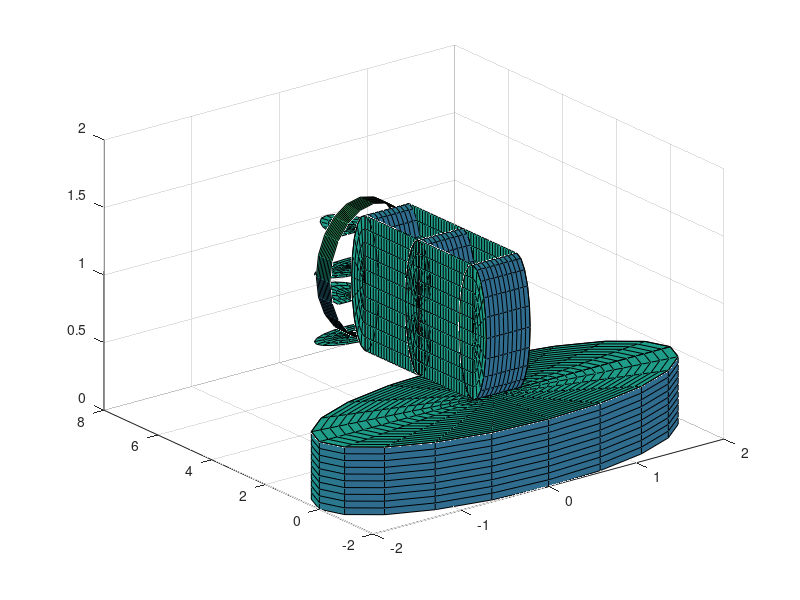

Source code (MATLAB): (Note: this script raises an error after producing the figure.)
function rob=bracito
%base

theta=0:0.1.*pi:2*pi;
rbase=0:0.1:2;
[rbm,tm]=meshgrid(rbase,theta);
xbm=rbm.*cos(tm);
ybm=rbm.*sin(tm);
h1=surfl(xbm,ybm,0.5.*ones(size(xbm)));
hold on
r2=2.*ones(1,11);
[rpm,tpm]=meshgrid(r2,theta);
xpm=rpm.*cos(tpm);
ypm=rpm.*sin(tpm);
h2=surfl(xpm,ypm,ones(size(xpm))*diag(0:0.05:0.5));
rob.hombro=eje(0,0,1,[0 1 0],90);
rob.brazo=tramo(0,0,1,[0 1 0],90);
rob.codo=eje(0,2,1,[0 1 0],90);
rob.antebrazo=tramo(0,2,1,[0 1 0],90);
rob.munecav=eje(0,4,1,[0 1 0],90);
rob.munecar=eje(0,4.75,1,[1 0 0 ],90);
rob.pinza=efector(0,5,1,[1 0 0],-90);
axis 'equal'
set(gca,'Xlim',[-7 7],'Ylim',[-7 7],'Zlim',[0 7])

colormap([1 0.5 0.5]);
light 
%lighting gouraud
shading interp
material metal

end

function heje=eje(x,y,z,rot,omega)
theta=0:0.1.*pi:2*pi;
r2=0.5.*ones(1,11);
[rpm,tpm]=meshgrid(r2,theta);
xpm=rpm.*cos(tpm);
ypm=rpm.*sin(tpm);
h=surfl(x+xpm,y+ypm,z-0.25+ones(size(xpm))*diag(0:0.05:0.5));
rotate(h,rot,omega,[x,y,z]);
heje.h=h;
heje.centro=[x y z];
heje.eje=cross(rot,[0 0 1]);
end

function ht=tramo(x,y,z,rot,omega)
theta=0:0.1.*pi:pi;
rbase=0:0.1:0.5;
[rbm,tm]=meshgrid(rbase,theta);
xbm=rbm.*cos(tm);
ybm=rbm.*sin(tm)+2 ;%la longitud del tramo es 2
t(1)=surfl(xbm+x,ybm+y,z+0.25+zeros(size(xbm)));
t(2)=surfl(xbm+x,ybm+y,z-0.25+zeros(size(xbm)));
theta=pi:0.1.*pi:2*pi;
[rbm,tm]=meshgrid(rbase,theta);
xbm=rbm.*cos(tm);
ybm=rbm.*sin(tm);
t(3)=surfl(xbm+x,y+ybm,z+0.25+zeros(size(xbm)));
t(4)=surfl(xbm+x,y+ybm,z-0.25+zeros(size(xbm)));
yl=0:0.1:2;
xl=-0.5:0.1:0.5;
[xlm,ylm]=meshgrid(xl,yl);
t(5)=surfl(xlm+x,ylm+y,z+0.25+zeros(size(xlm)));
t(6)=surfl(xlm+x,ylm+y,z-0.25+zeros(size(xlm)));
[xlm,ylm]=meshgrid(xl,yl);
rotatetr(t,rot,omega,[x,y,z]);
ht.h=t;
ht.centro=[x y z];
end

function he=efector(x,y,z,rot,omega,apert)
theta=0:0.1.*pi:2*pi;
rbase=0:0.1:0.5;
[rbm,tm]=meshgrid(rbase,theta);
xbm=rbm.*cos(tm);
ybm=rbm.*sin(tm);
e(1)=surfl(xbm+x,ybm+y,z+zeros(size(xbm)));
e(2)=surfl(xbm+x,ybm+y,z-0.5+zeros(size(xbm)));
theta=0:0.1.*pi:pi;
rbase=0:0.05:0.25;
[rbm,tm]=meshgrid(rbase,theta);
xbm=rbm.*cos(tm);
ybm=rbm.*5.*sin(tm);
e(3)=surfl(xbm+x,ybm+y,z+0.25+zeros(size(xbm)));
e(4)=surfl(xbm+x,ybm+y,z-0.25+zeros(size(xbm)));
f=[e(3),e(4)];
rotate(f,[0,0],90,[x,y,z]);
rotatetr(e,rot,omega,[x,y,z]);
he.h=e;
he.centro=[x y z];
end

function rotatetr(t,eje,degrees,point)
for i=1:size(t,2)
    rotate(t(i),eje,degrees,point);
end
end